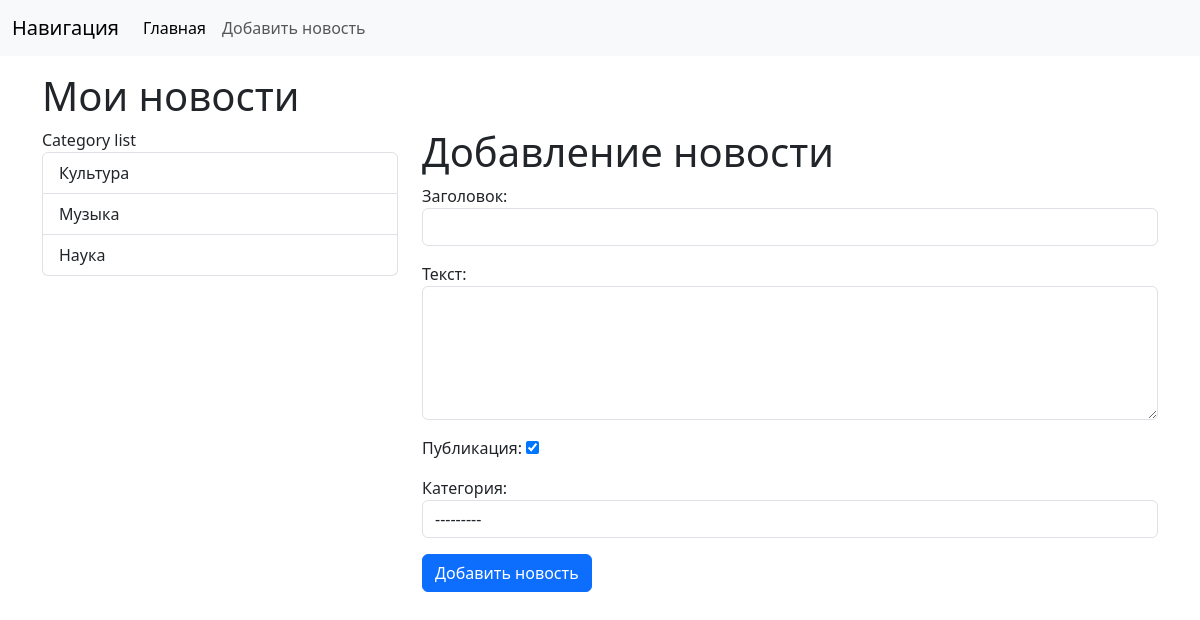
/news/news/add_news, run on the app's committed database.
### News/models.py (models this page shows, shortened)
class Category(models.Model):
    title = models.CharField(max_length=150, db_index=True, verbose_name='Категория')
    class Meta:
        verbose_name = 'Категория'
        verbose_name_plural = 'Категории'
        ordering = ['title']

### News/views.py (the view)
# urls.py: path('news/add_news', add_news, name='Add_news'),
def add_news(request):
    if request.method == 'POST':
        form = NewsForm(request.POST)
        if form.is_valid():
            news = form.save()
            return redirect(news)
    else:
        forms = NewsForm()
    return render(request, 'News/add_news.html', {'form': forms})

### News/forms.py (shortened to what this page needs)
class NewsForm(forms.ModelForm):
    class Meta:
        model = News
        fields = ['title', 'content', 'is_published', 'category']
        widgets = {
            'title': forms.TextInput(attrs={
                'class': 'form-control'
            }),
            'content': forms.Textarea(attrs={
                'class': 'form-control',
                'rows': 5
            }),
            'category':forms.Select(attrs={
                'class': 'form-control'
            })
        }

### News/templatetags/news_tags.py (called while the page is built)
@register.simple_tag(name='get_list_categories')
def get_categories():
    return Category.objects.all()

@register.inclusion_tag('news/list_categories.html')
def show_categories(arg1='Category', arg2='list'):
    categories= Category.objects.all()
    return {'categories': categories, 'arg1': arg1, 'arg2': arg2}

### News/templates/News/add_news.html (shortened to what this page needs)
{% extends 'base.html' %}
{% block sidebar %}
{% include 'inc/_sidebar.html' %}
{% endblock %}
{% block content %}
  <h1>Добавление новости</h1>
    <form action="{% url 'Add_news' %}" method="post">
        {{ form.as_p }}
        <button type="submit" class = "btn btn-primary btn-block">Добавить новость</button>
    </form>
{% endblock %}

### News/templates/News/list_categories.html
{% load news_tags %}
<div class="list-group">
    {{ arg1 }} {{ arg2 }}
    {% get_list_categories as categories %}
        {% for cat in categories %}
            <a href="{{ cat.get_absolute.url }}" class="list-group-item list-group-item-action">{{ cat.title }} </a>
        {% endfor %}
</div>

### data on the page
Category: title "Культура"
Category: title "Музыка"
Category: title "Наука"

### other printed values
{{ arg1 }} "Category"
{{ arg2 }} "list"
